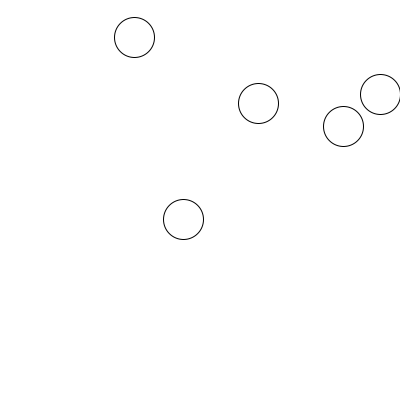
Frame 1 (no input)
Frame 60 (the mouse pressed at the canvas centre just before this capture): identical to frame 1, image omitted
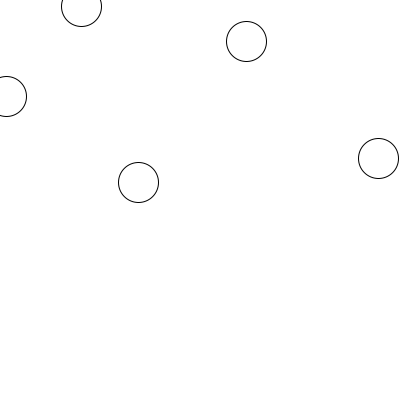
Frame 120 (the mouse held since frame 60 and released just before this capture)

The Processing sketch that drew these frames (run headless with seeded random() and noise(); from frame 60 on, the mouse is pressed at the canvas centre):

// Processing sketch: sketch_230529f_array_y_funciones
// ── sketch_230529f_array_y_funciones.pde
float[] x;
float[] y;
int cant;

void setup() {
  size(400, 400);

  cant = 5;
  x = new float[cant];
  y = new float[cant];

  valoresIniciales();
  

}

void draw() {
  if ( frameCount%600 == 0) {
    valoresIniciales();
  }
  background(255);
  //mostrar un circulo para cada casillero de x,y

  //for...
  //i 0 1 2 3 ... cant-1

  //muestre una ellipse
  // x[i] , y[i] 
  /// end for

  for (int i=0; i<cant; i++) {
    ellipse (x[i], y[i], 40, 40);
  }
}

void mousePressed(){
  valoresIniciales();
}

//declaracion de una funcion:
void valoresIniciales(){
  for ( int i=0; i<cant; i++ ) {
    x[i] = random(0, width); 
    y[i] = random(0, height);
  }
}
